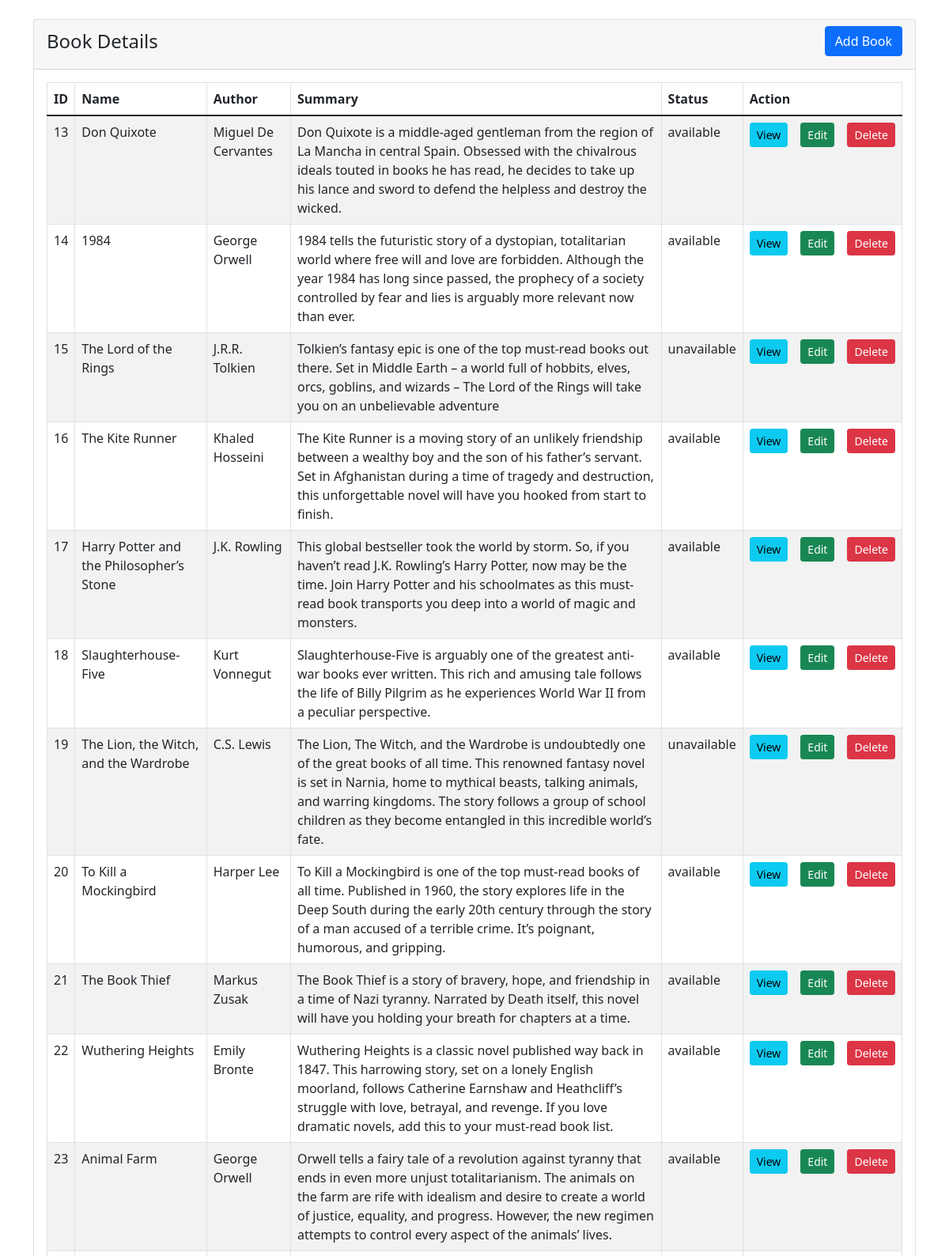
Screenshot of /admin/bookoperations/bookindex.php (signed in, upper part) with the database file from the repository.
### tables this page shows
CREATE TABLE `book` (
  `id` int(11) NOT NULL,
  `name` varchar(255) NOT NULL,
  `author` varchar(50) NOT NULL,
  `summary` mediumtext NOT NULL,
  `status` varchar(50) NOT NULL DEFAULT 'available'
);

### admin/bookoperations/bookindex.php (the view, shortened to what this page needs)
<?php
require 'dbconnection.php';
?>
<!DOCTYPE html>
<html lang="en">
<head>
    <link rel="stylesheet" href="https://cdn.jsdelivr.net/npm/bootstrap@5.1.3/dist/css/bootstrap.min.css">
</head>
<body>
    <div class="container mt-4">
        <div class="row">
            <div class="col-md-12">
                <div class="card">
                    <div class="card-header">
                        <h4 class="d-flex justify-content-between align-items-center">Book Details
                            <a href="addbook.php" class="btn btn-primary">Add Book</a>
                        </h4>
                    </div>
                    <div class="card-body">
                        <div class="table-responsive">
                            <table class="table table-bordered table-striped">
                                <thead>
                                    <tr>
                                        <th>ID</th>
                                        <th>Name</th>
                                        <th>Author</th>
                                        <th>Summary</th>
                                        <th>Status</th>
                                        <th>Action</th>
                                    </tr>
                                </thead>
                                <tbody>
                                    <?php
                                    $query = "SELECT * FROM book";
                                    $query_run = mysqli_query($connection, $query);
                                    if (mysqli_num_rows($query_run) > 0) {
                                        foreach ($query_run as $bookData) {
                                    ?>
                                            <tr>
                                                <td><?= $bookData['id']; ?></td>
                                                <td><?= $bookData['name']; ?></td>
                                                <td><?= $bookData['author']; ?></td>
                                                <td><?= $bookData['summary']; ?></td>
                                                <td><?= $bookData['status']; ?></td>
                                                <td>
                                                    <div class="d-grid gap-2 d-md-flex justify-content-md-end">
                                                        <a href="bookview.php?id=<?= $bookData['id']; ?>" class="btn btn-info btn-sm me-md-2 mb-2">View</a>
                                                        <a href="bookedit.php?id=<?= $bookData['id']; ?>" class="btn btn-success btn-sm me-md-2 mb-2">Edit</a>
                                                        <form action="bookcode.php" method="POST">
                                                            <button type="submit" name="delete_book" value="<?= $bookData['id']; ?>" class="btn btn-danger btn-sm mb-2">Delete</button>
                                                        </form>
                                                    </div>
                                                </td>
                                            </tr>
                                    <?php
                                        }
                                    } else {
                                        echo "<h4>No Record Found</h4>";
                                    }
                                    ?>
                                </tbody>
                            </table>
                        </div>
                    </div>
                </div>
            </div>
        </div>
    </div>
</body>
</html>

### admin/bookoperations/bookindex.php (style rules this page uses)
a { text-decoration: none; text-decoration-color: white; }

### rows the page displays
book: id "13", name "Don Quixote", author "Miguel De Cervantes", summary "Don Quixote is a middle-aged gentleman from the region of La Mancha in central Spain. Obsessed with the chivalrous ideals touted in books he has read, he decides to take up his lance and sword to defend the helpless and destroy the wicked.", status "available"
book: id "14", name "1984", author "George Orwell", summary "1984 tells the futuristic story of a dystopian, totalitarian world where free will and love are forbidden. Although the year 1984 has long since passed, the prophecy of a society controlled by fear and lies is arguably more relevant now than ever.", status "available"
book: id "15", name "The Lord of the Rings", author "J.R.R. Tolkien", summary "Tolkien’s fantasy epic is one of the top must-read books out there. Set in Middle Earth – a world full of hobbits, elves, orcs, goblins, and wizards – The Lord of the Rings will take you on an unbelievable adventure", status "unavailable"
book: id "16", name "The Kite Runner", author "Khaled Hosseini", summary "The Kite Runner is a moving story of an unlikely friendship between a wealthy boy and the son of his father’s servant. Set in Afghanistan during a time of tragedy and destruction, this unforgettable novel will have you hooked from start to finish.", status "available"
book: id "17", name "Harry Potter and the Philosopher’s Stone", author "J.K. Rowling", summary "This global bestseller took the world by storm. So, if you haven’t read J.K. Rowling’s Harry Potter, now may be the time. Join Harry Potter and his schoolmates as this must-read book transports you deep into a world of magic and monsters.", status "available"
book: id "18", name "Slaughterhouse-Five", author "Kurt Vonnegut", summary "Slaughterhouse-Five is arguably one of the greatest anti-war books ever written. This rich and amusing tale follows the life of Billy Pilgrim as he experiences World War II from a peculiar perspective.", status "available"
book: id "19", name "The Lion, the Witch, and the Wardrobe", author "C.S. Lewis", summary "The Lion, The Witch, and the Wardrobe is undoubtedly one of the great books of all time. This renowned fantasy novel is set in Narnia, home to mythical beasts, talking animals, and warring kingdoms. The story follows a group of school children as they become entangled in this incredible world’s fate.", status "unavailable"
book: id "20", name "To Kill a Mockingbird", author "Harper Lee", summary "To Kill a Mockingbird is one of the top must-read books of all time. Published in 1960, the story explores life in the Deep South during the early 20th century through the story of a man accused of a terrible crime. It’s poignant, humorous, and gripping.", status "available"
book: id "21", name "The Book Thief", author "Markus Zusak", summary "The Book Thief is a story of bravery, hope, and friendship in a time of Nazi tyranny. Narrated by Death itself, this novel will have you holding your breath for chapters at a time.", status "available"
book: id "22", name "Wuthering Heights", author "Emily Bronte", summary "Wuthering Heights is a classic novel published way back in 1847. This harrowing story, set on a lonely English moorland, follows Catherine Earnshaw and Heathcliff’s struggle with love, betrayal, and revenge. If you love dramatic novels, add this to your must-read book list.", status "available"
book: id "23", name "Animal Farm", author "George Orwell", summary "Orwell tells a fairy tale of a revolution against tyranny that ends in even more unjust totalitarianism. The animals on the farm are rife with idealism and desire to create a world of justice, equality, and progress. However, the new regimen attempts to control every aspect of the animals’ lives.", status "available"
